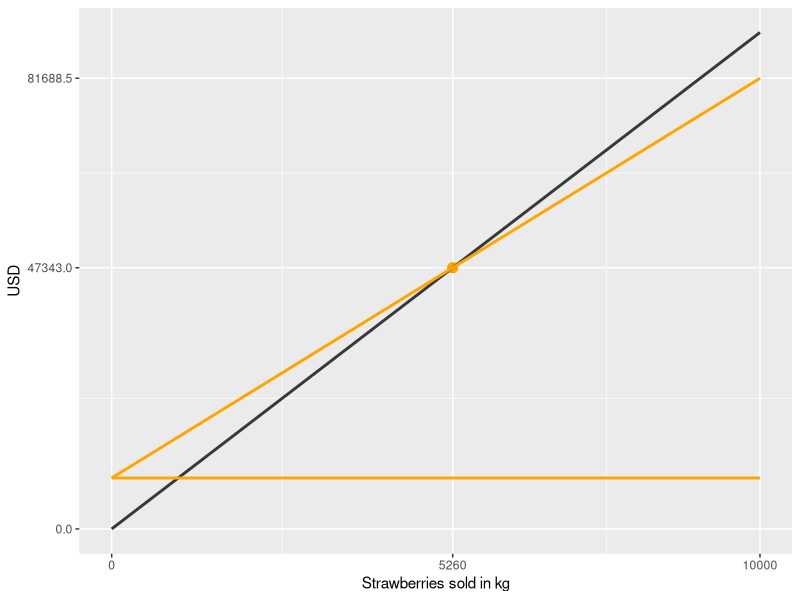

The R source for this figure:

library(ggplot2)

#add your values here
TotalUnitsSold <- 5734
BreakEvenUnits <- 5260
BreakEvenUSD  <- 47343
FixCosts <- 9226
VarCostsPerUnit <- 41550/TotalUnitsSold
SalesPrice <- 9

xmax <-10000


x <- "Strawberries sold in kg"
y <- "USD"


#define linear functions
FixedCosts <- function(x) FixCosts
TotalRevenue <- function(x) SalesPrice*x
TotalCosts <- function(x) VarCostsPerUnit*x + FixCosts

ymax <- TotalCosts(xmax)

p <- ggplot(data = data.frame(x = c(0,xmax)), mapping = aes(x = x)) 
p + 
  geom_point(x=BreakEvenUnits, y = BreakEvenUSD, color="orange", size=3) + 
  stat_function(fun = TotalRevenue, color="gray22", size =1) +
  stat_function(fun = FixedCosts,color="orange",size=1) +
  stat_function(fun = TotalCosts,color="orange",size=1) +
  scale_x_continuous(breaks = c(0,BreakEvenUnits, xmax)) +
  scale_y_continuous(breaks= c(0,BreakEvenUSD,ymax)) +
  xlab(x) +
  ylab(y)
